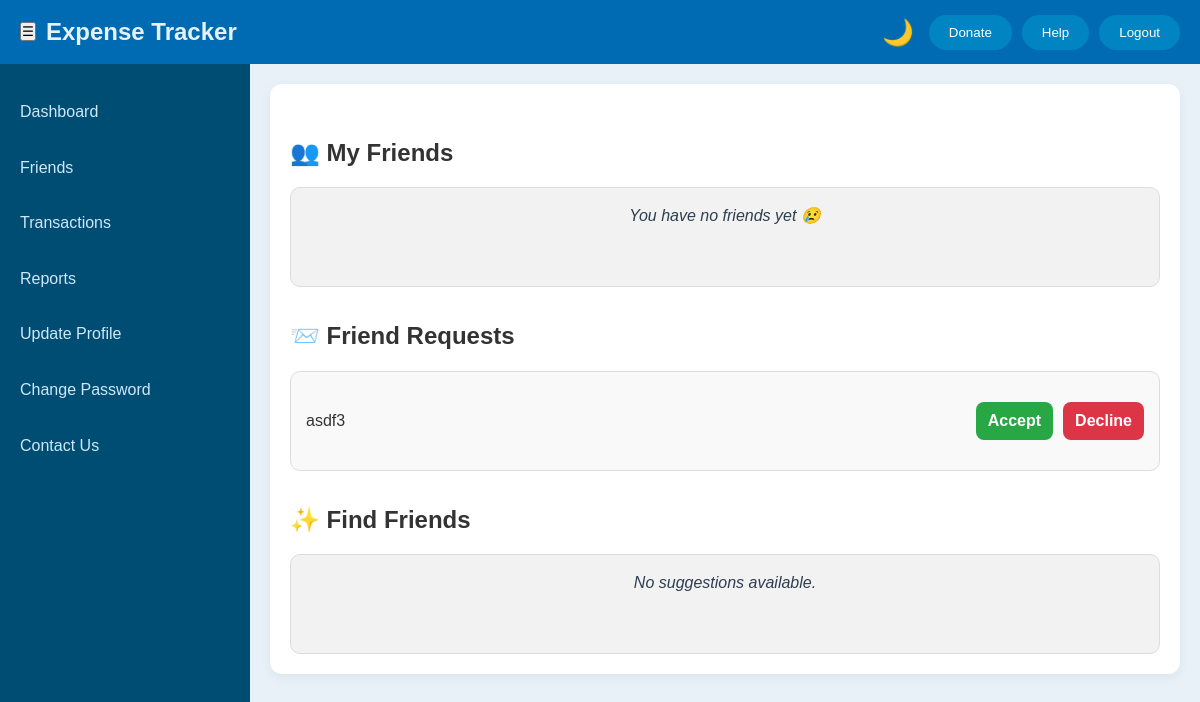
The page /friends/ (signed in) on the database as committed earlier.
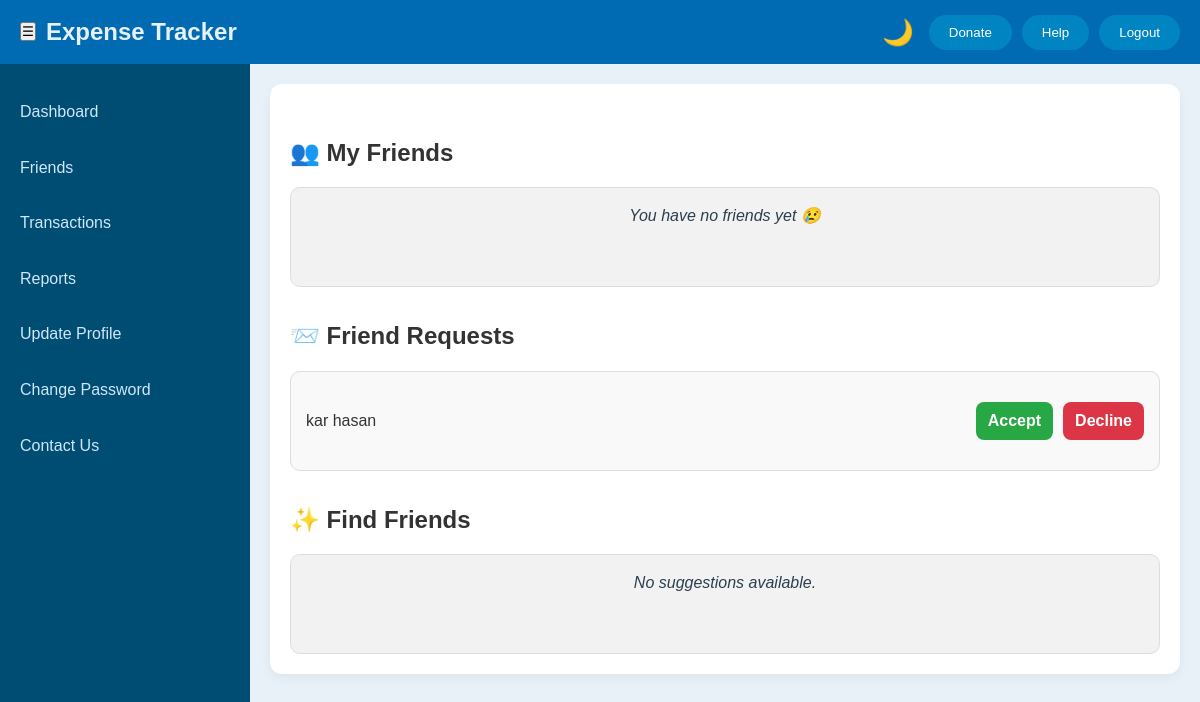
The same page on the database as committed later.
### friendship/models.py (models this page shows, shortened)
class FriendRequest(models.Model):
    from_user = models.ForeignKey(User, related_name='sent_requests', on_delete=models.CASCADE)
    to_user = models.ForeignKey(User, related_name='received_requests', on_delete=models.CASCADE)
    is_active = models.BooleanField(default=True)
    is_rejected = models.BooleanField(default=False)
    created_at = models.DateTimeField(auto_now_add=True)
    class Meta:
        unique_together = ('from_user', 'to_user')

### mainapp/models.py (models this page shows)
class User(AbstractBaseUser, PermissionsMixin):
    name = models.CharField(max_length=255)
    email = models.EmailField(unique=True)
    username = models.CharField(max_length=100, unique=True)
    number = models.CharField(max_length=15)
    created_at = models.DateTimeField(auto_now_add=True)
    updated_at = models.DateTimeField(auto_now=True)
    is_admin = models.BooleanField(default=False)
    is_active = models.BooleanField(default=True)
    is_staff = models.BooleanField(default=False)
    objects = UserManager()
    USERNAME_FIELD = 'email'
    REQUIRED_FIELDS = ['username', 'name', 'number']

### friendship/views.py (the view)
# urls.py: path('', views.friends_page, name='friends_page'),
@login_required
def friends_page(request):
    user = request.user
    my_friends_qs = Friendship.objects.filter(user1=user) | Friendship.objects.filter(user2=user)
    my_friends = [f.user2 if f.user1 == user else f.user1 for f in my_friends_qs]
    friend_requests = FriendRequest.objects.filter(to_user=user, is_active=True, is_rejected=False)
    friend_ids = [f.id for f in my_friends]
    sent_request_ids = FriendRequest.objects.filter(from_user=user, is_active=True).values_list('to_user_id', flat=True)
    received_request_ids = FriendRequest.objects.filter(to_user=user, is_active=True).values_list('from_user_id', flat=True)
    exclude_ids = set(friend_ids) | set(sent_request_ids) | set(received_request_ids) | {user.id}
    suggestions = User.objects.exclude(id__in=exclude_ids)
    return render(request, 'friends/friends.html', {
        'my_friends': my_friends,
        'friend_requests': friend_requests,
        'suggestions': suggestions,
    })

### templates/FRIENDS/friends.html (shortened to what this page needs)
{% load static %}
<!DOCTYPE html>
<html lang="en">
<head>
    <link rel="stylesheet" href="{% static 'css/DASHBOARD/dashboard.css' %}">
    <link rel="stylesheet" href="{% static 'css/FRIENDS/friends.css' %}">
    <link rel="stylesheet" href="{% static 'css/DASHBOARD/theme.css' %}">
</head>
<body class="friends-page">
    <div class="container">
        <nav class="navbar">
            <div class="navbar-left">
                <button class="sidebar-button" id="toggleSidebar">☰</button>
                <span class="site-title">Expense Tracker</span>
            </div>
            <div class="navbar-right">
                <span id="themeToggle" onclick="toggleTheme()">🌙</span>
                <button class="donate-btn" id="donateButton">Donate</button>
                <button class="help-btn" id="helpButton">Help</button>
                <button class="logout-btn" id="logoutButton">Logout</button>
            </div>
        </nav>
        <div class="content-area">
            <aside class="sidebar" id="sidebar">
                <ul class="sidebar-menu">
                    <li><a href="{% url 'dashboard' %}">Dashboard</a></li>
                    <li><a href="{% url 'friends_page' %}">Friends</a>
                    <li><a href="#">Transactions</a></li>
                    <li><a href="#">Reports</a></li>
                    <li><a href="{% url 'update_profile_page' %}">Update Profile</a></li>
                    <li><a href="{% url 'setting' %}">Change Password</a></li>
                    <li><a href="{% url 'contact' %}">Contact Us</a></li>
                </ul>
            </aside>
            <main class="main-content">
                <div class="friends-container">
                    <h2>👥 My Friends</h2>
                    <div class="friend-grid">
                        {% for f in my_friends %}
                        <div class="friend-box">
                            <p>{{ f.username }}</p>
                        </div>
                        {% empty %}
                        <div class="friend-box empty">You have no friends yet 😢</div>
                        {% endfor %}
                    </div>
                    <h2>📨 Friend Requests</h2>
                    <div class="friend-grid">
                        {% for fr in friend_requests %}
                        <div class="friend-box row">
                            <p class="friend-name">{{ fr.from_user.username }}</p>
                            <div class="btn-group">
                                <a href="{% url 'confirm_friend_request' fr.id %}" class="btn accept">Accept</a>
                                <a href="{% url 'reject_friend_request' fr.id %}" class="btn decline">Decline</a>
                            </div>
                        </div>
                        {% empty %}
                        <div class="friend-box empty">No pending requests!</div>
                        {% endfor %}
                    </div>
                    <h2>✨ Find Friends</h2>
                    <div class="friend-grid">
                        {% for s in suggestions %}
                        <div class="friend-box row">
                            <p class="friend-name">{{ s.username }}</p>
                            <a href="{% url 'send_friend_request' s.id %}" class="btn send">Send Request</a>
                        </div>
                        {% empty %}
                        <div class="friend-box empty">No suggestions available.</div>
                        {% endfor %}
                    </div>
                </div>
            </main>
</body>
</html>

### static/css/DASHBOARD/dashboard.css (style rules this page uses)
* { margin: 0; padding: 0; box-sizing: border-box; }
body { font-family: Arial, sans-serif; line-height: 1.6; min-height: 100vh; display: flex; flex-direction: column; }
.navbar { display: flex; justify-content: space-between; align-items: center; height: 8vh; padding: 0 20px; }
.navbar-left { display: flex; align-items: center; }
.site-title { font-size: 24px; font-weight: bold; margin-left: 10px; color: #f0f0f0; }
.navbar-right button { border: none; padding: 10px 20px; margin-left: 10px; border-radius: 25px; cursor: pointer; transition: background-color 0.3s ease; }
.content-area { display: flex; flex-grow: 1; }
.sidebar { width: 250px; height: calc(100vh - 5vh); padding-top: 20px; position: fixed; transition: all 0.3s ease; cursor: pointer; }
.sidebar-menu { list-style: none; padding: 0; }
.sidebar-menu li a { color: white; text-decoration: none; display: block; padding: 15px 20px; transition: background-color 0.3s ease; }
.main-content { margin-left: 250px; padding: 20px; flex-grow: 1; }

### static/css/FRIENDS/friends.css (style rules this page uses)
:root { --primary-color: #0d6efd; --accept-color: #28a745; --decline-color: #dc3545; --send-color: #007bff; --bg-color: #ffffff; --box-bg: #f9f9f9; --empty-bg: #f2f2f2; --text-color: #333; --border-color: #ddd; --box-shadow: 0 4px 12px rgba(0, 0, 0, 0.05); }
.friends-container { padding: 20px; background-color: var(--bg-color); border-radius: 12px; box-shadow: var(--box-shadow); max-width: 100%; }
.friends-container h2 { margin-top: 30px; margin-bottom: 15px; color: var(--text-color); }
.friend-grid { display: grid; grid-template-columns: repeat(auto-fit, minmax(220px, 1fr)); gap: 15px; }
.friend-box { padding: 15px; border: 1px solid var(--border-color); border-radius: 10px; background-color: var(--box-bg); display: flex; flex-direction: column; justify-content: space-between; min-height: 100px; transition: box-shadow 0.3s ease-in-out; }
.friend-box.empty { text-align: center; font-style: italic; background-color: var(--empty-bg); }
.btn-group { display: flex; gap: 10px; margin-top: 10px; }
.btn { padding: 6px 12px; border: none; border-radius: 8px; color: white; text-decoration: none; text-align: center; font-weight: bold; cursor: pointer; transition: background-color 0.3s ease; }
.accept { background-color: var(--accept-color); }
.decline { background-color: var(--decline-color); }
.friend-box.row { flex-direction: row; align-items: center; justify-content: space-between; }
.friend-box.row .friend-name { margin: 0; font-weight: 500; color: var(--text-color); }
.friend-box .btn-group { display: flex; gap: 10px; margin-top: 0; }
.friend-box.row .btn { margin-top: 0; }

### static/css/DASHBOARD/theme.css (style rules this page uses)
body { transition: background-color 0.4s ease, color 0.4s ease; }
body:not(.dark-mode) { background-color: #e8f1f8; color: #2c3e50; }
body:not(.dark-mode) .navbar { background-color: #006bb3; color: white; }
body:not(.dark-mode) .navbar-right { display: flex; justify-content: center; align-items: center; }
body:not(.dark-mode) .navbar-right span { background-color: transparent; color: white; cursor: pointer; font-size: 1.6rem; margin-right: 5px; transition: transform 0.2s ease; }
body:not(.dark-mode) .navbar-right button { background-color: #0085c2; color: white; }
body:not(.dark-mode) .sidebar { background-color: #004d73; color: white; }
body:not(.dark-mode) .sidebar-menu li a { color: #cfe7f8; }
body:not(.dark-mode) .site-title { color: #e6f1f9; }

Rows that differ between the two databases and show on the page:
removed FriendRequest: from_user.username "asdf3"
added FriendRequest: from_user.username "kar hasan"
